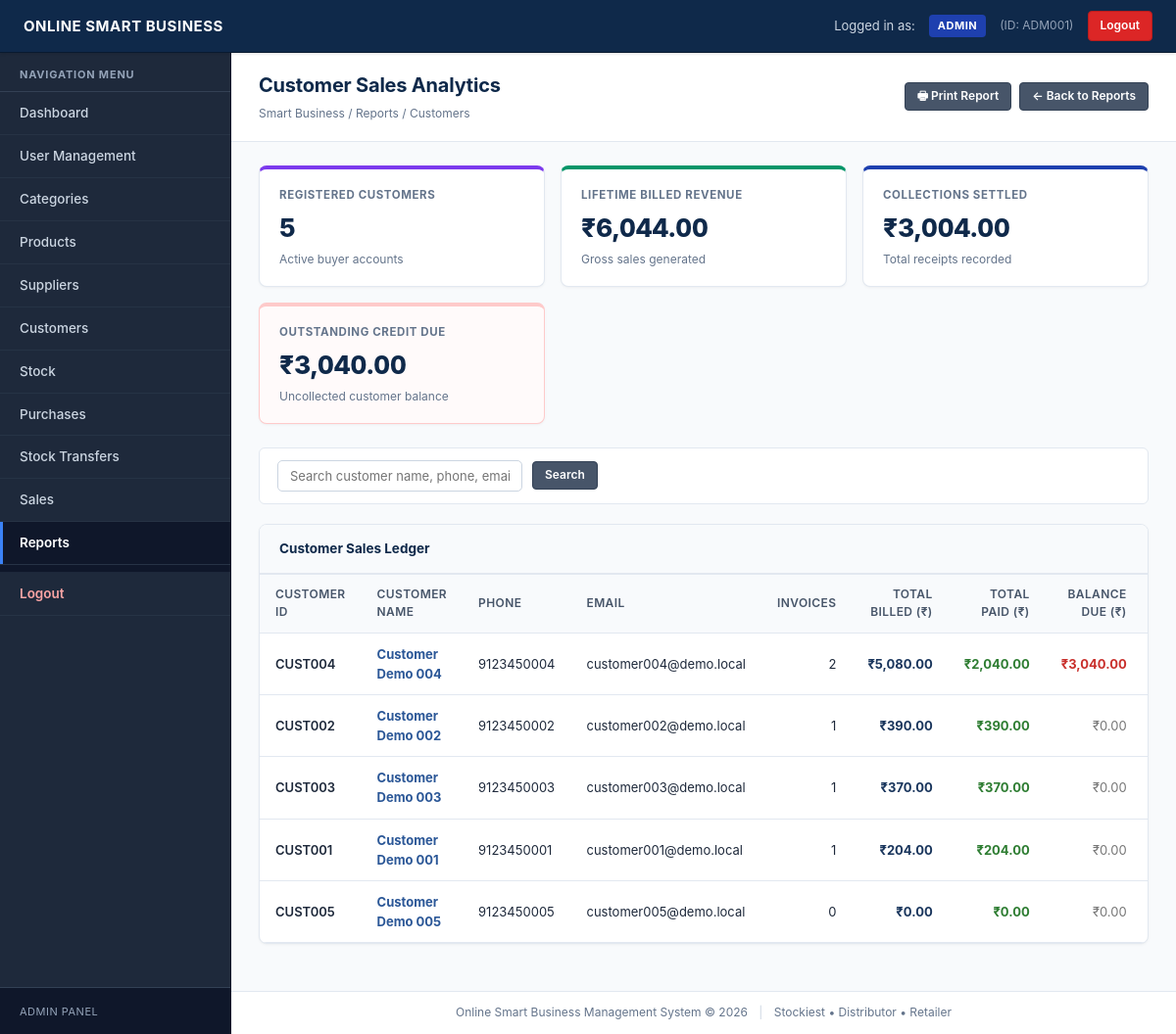
The app's page /reports/customers.php (signed in) with its own data.
### tables this page shows
CREATE TABLE IF NOT EXISTS `customers` (
    `id` INT(11) NOT NULL AUTO_INCREMENT,
    `customer_id` VARCHAR(50) NOT NULL UNIQUE,
    `customer_name` VARCHAR(100) NOT NULL,
    `phone` VARCHAR(20) NOT NULL,
    `email` VARCHAR(100) DEFAULT NULL,
    `address` TEXT DEFAULT NULL,
    `created_by` INT(11) DEFAULT NULL,
    `status` ENUM('Active', 'Inactive') DEFAULT 'Active',
    `created_at` TIMESTAMP NOT NULL DEFAULT CURRENT_TIMESTAMP,
    PRIMARY KEY (`id`),
    KEY `fk_customers_created_by` (`created_by`),
    CONSTRAINT `fk_customers_created_by` FOREIGN KEY (`created_by`) REFERENCES `users` (`id`) ON DELETE SET NULL ON UPDATE CASCADE
);

### includes/auth.php (called while the page is built, shortened)
<?php
function e($str) {
    return htmlspecialchars((string)($str ?? ''), ENT_QUOTES, 'UTF-8');
}
?>

### reports/customers.php (the view, shortened to what this page needs)
<?php
require_once '../config/database.php';
require_once '../includes/auth.php';
$search = trim($_GET['search'] ?? '');
$where_clauses = [];
$where_sql = !empty($where_clauses) ? 'WHERE ' . implode(' AND ', $where_clauses) : '';
$query = "SELECT c.*,
          COUNT(s.id) as total_invoices,
          COALESCE(SUM(s.total_amount), 0) as lifetime_billed,
          COALESCE(SUM(p.amount), 0) as lifetime_paid
          FROM customers c
          LEFT JOIN sales s ON c.id = s.customer_id
          LEFT JOIN payments p ON p.transaction_type = 'Sale' AND p.reference_id = s.sale_id
          {$where_sql}
          GROUP BY c.id
          ORDER BY lifetime_billed DESC";
$stmt = mysqli_prepare($conn, $query);
mysqli_stmt_execute($stmt);
$result = mysqli_stmt_get_result($stmt);
$tot_customers = 0;
$tot_billed = 0.00;
$tot_paid = 0.00;
$rows = [];
while ($r = mysqli_fetch_assoc($result)) {
    $rows[] = $r;
    $tot_customers++;
    $tot_billed += (float)$r['lifetime_billed'];
    $tot_paid += (float)$r['lifetime_paid'];
}
include '../includes/header.php';
?>
<div class="page-header">
    <div>
        <h1>Customer Sales Analytics</h1>
        <div class="page-breadcrumb">Smart Business / Reports / Customers</div>
    </div>
    <div style="display: flex; gap: 8px;">
        <button onclick="window.print()" class="btn btn-secondary btn-sm">&#128438; Print Report</button>
        <a href="index.php" class="btn btn-secondary btn-sm">&larr; Back to Reports</a>
    </div>
</div>
<div class="page-content">
    <div class="stat-card-row">
        <div class="stat-card stat-purple">
            <div class="stat-card-title">Registered Customers</div>
            <div class="stat-card-value"><?php echo $tot_customers; ?></div>
            <div class="stat-card-sub">Active buyer accounts</div>
        </div>
        <div class="stat-card stat-green">
            <div class="stat-card-title">Lifetime Billed Revenue</div>
            <div class="stat-card-value">₹<?php echo number_format($tot_billed, 2); ?></div>
            <div class="stat-card-sub">Gross sales generated</div>
        </div>
        <div class="stat-card">
            <div class="stat-card-title">Collections Settled</div>
            <div class="stat-card-value">₹<?php echo number_format($tot_paid, 2); ?></div>
            <div class="stat-card-sub">Total receipts recorded</div>
        </div>
        <div class="stat-card <?php echo ($tot_billed > $tot_paid) ? 'stat-red' : ''; ?>">
            <div class="stat-card-title">Outstanding Credit Due</div>
            <div class="stat-card-value">₹<?php echo number_format(max(0, $tot_billed - $tot_paid), 2); ?></div>
            <div class="stat-card-sub">Uncollected customer balance</div>
        </div>
    </div>
    <div class="filter-bar no-print">
        <form method="GET" action="customers.php" class="filter-form">
            <input type="text" name="search" placeholder="Search customer name, phone, email..." value="<?php echo e($search); ?>" style="min-width: 250px;">
            <button type="submit" class="btn btn-secondary btn-sm">Search</button>
        </form>
    </div>
    <div class="card">
        <div class="card-header">
            <span>Customer Sales Ledger</span>
        </div>
        <div class="card-body" style="padding: 0;">
            <?php if (empty($rows)): ?>
                <div style="padding: 30px; text-align: center; color: #777;">
                    No customer transaction records found.
                </div>
            <?php else: ?>
                <table class="data-table" style="margin-top: 0; border: none;">
                    <thead>
                        <tr>
                            <th style="width: 100px;">Customer ID</th>
                            <th>Customer Name</th>
                            <th>Phone</th>
                            <th>Email</th>
                            <th style="text-align: right; width: 100px;">Invoices</th>
                            <th style="text-align: right; width: 130px;">Total Billed (₹)</th>
                            <th style="text-align: right; width: 130px;">Total Paid (₹)</th>
                            <th style="text-align: right; width: 130px;">Balance Due (₹)</th>
                            <th style="width: 90px; text-align: center;">Status</th>
                        </tr>
                    </thead>
                    <tbody>
                        <?php foreach ($rows as $r):
                            $bal = max(0, $r['lifetime_billed'] - $r['lifetime_paid']);
                        ?>
                            <tr>
                                <td><strong><?php echo e($r['customer_id']); ?></strong></td>
                                <td>
                                    <a href="../customers/view.php?id=<?php echo e($r['id']); ?>" style="color:#2b5797; font-weight:bold; text-decoration:none;">
                                        <?php echo e($r['customer_name']); ?>
                                    </a>
                                </td>
                                <td><?php echo e($r['phone']); ?></td>
                                <td><?php echo e($r['email'] ?? '—'); ?></td>
                                <td style="text-align: right;"><?php echo (int)$r['total_invoices']; ?></td>
                                <td style="text-align: right; font-weight: bold; color: #1a365d;">₹<?php echo number_format($r['lifetime_billed'], 2); ?></td>
                                <td style="text-align: right; color: #2e7d32; font-weight: bold;">₹<?php echo number_format($r['lifetime_paid'], 2); ?></td>
                                <td style="text-align: right; <?php echo ($bal > 0) ? 'color: #c9302c; font-weight: bold;' : 'color: #777;'; ?>">
                                    ₹<?php echo number_format($bal, 2); ?>
                                </td>
                                <td style="text-align: center;">
                                </td>
                            </tr>
                        <?php endforeach; ?>
                    </tbody>
                </table>
            <?php endif; ?>
        </div>
    </div>
</div>
<?php
include '../includes/footer.php';
?>

### assets/css/style.css (style rules this page uses)
html, body { height: 100%; }
*, *::before, *::after { margin: 0; padding: 0; box-sizing: border-box; }
body { font-family: -apple-system, BlinkMacSystemFont, "Segoe UI", Roboto, "Helvetica Neue", Arial, sans-serif; font-size: 13.5px; line-height: 1.55; color: #1e293b; background-color: #f8fafc; -webkit-font-smoothing: antialiased; -moz-osx-font-smoothing: grayscale; }
.btn { display: inline-block; padding: 9px 16px; font-size: 13px; font-family: inherit; font-weight: 600; text-align: center; text-decoration: none; border: 1px solid transparent; border-radius: 5px; cursor: pointer; transition: all 0.15s ease; line-height: 1.4; }
.btn-secondary { background-color: #475569; color: #ffffff; border-color: #334155; }
.btn-sm { padding: 5px 12px; font-size: 12px; border-radius: 4px; }
.page-header { background-color: #ffffff; padding: 18px 28px; border-bottom: 1px solid #e2e8f0; display: flex; justify-content: space-between; align-items: center; width: 100%; box-sizing: border-box; flex-shrink: 0; }
.page-header h1 { font-size: 20px; font-weight: 700; color: #0f294a; margin: 0; letter-spacing: -0.2px; }
.page-breadcrumb { font-size: 12px; color: #64748b; margin-top: 4px; }
.page-content { padding: 24px 28px; flex: 1 0 auto; width: 100%; box-sizing: border-box; }
.card { background: #ffffff; border: 1px solid #e2e8f0; border-radius: 8px; margin-bottom: 24px; box-shadow: 0 1px 3px 0 rgba(0, 0, 0, 0.04), 0 1px 2px -1px rgba(0, 0, 0, 0.04); display: flex; flex-direction: column; overflow: hidden; width: 100%; box-sizing: border-box; }
.card-header { background-color: #f8fafc; border-bottom: 1px solid #e2e8f0; padding: 14px 20px; font-weight: 700; font-size: 13.5px; color: #0f294a; display: flex; justify-content: space-between; align-items: center; }
.card-body { padding: 20px; flex: 1; }
.stat-card-row { display: grid; grid-template-columns: repeat(5, minmax(0, 1fr)); gap: 16px; margin-bottom: 24px; width: 100%; box-sizing: border-box; }
@media (max-width: 1280px) { .stat-card-row { grid-template-columns: repeat(3, minmax(0, 1fr)); } }
.stat-card { background: #ffffff; border: 1px solid #e2e8f0; border-top: 4px solid #1e40af; border-radius: 8px; padding: 18px 20px; box-shadow: 0 1px 3px 0 rgba(0, 0, 0, 0.04), 0 1px 2px -1px rgba(0, 0, 0, 0.04); display: flex; flex-direction: column; justify-content: space-between; min-height: 124px; box-sizing: border-box; transition: transform 0.15s ease, box-shadow 0.15s ease; }
.stat-card.stat-green { border-top-color: #059669; }
.stat-card.stat-purple { border-top-color: #7c3aed; }
.stat-card.stat-red { border-top-color: #dc2626; background: #fffafa; border-color: #fecaca; }
.stat-card-title { font-size: 11.5px; color: #64748b; text-transform: uppercase; font-weight: 700; letter-spacing: 0.6px; margin-bottom: 6px; }
.stat-card-value { font-size: 26px; font-weight: 800; color: #0f294a; line-height: 1.15; margin-bottom: 6px; font-feature-settings: "tnum"; font-variant-numeric: tabular-nums; }
.stat-card-sub { font-size: 12px; color: #64748b; line-height: 1.4; }
.data-table { width: 100%; border-collapse: collapse; font-size: 13px; color: #1e293b; margin: 0; }
.data-table th, .data-table td { padding: 11px 16px; border-bottom: 1px solid #e2e8f0; text-align: left; vertical-align: middle; }
.data-table th { background-color: #f8fafc; font-weight: 600; font-size: 12px; color: #475569; text-transform: uppercase; letter-spacing: 0.4px; border-top: 1px solid #e2e8f0; }
.data-table td strong { font-weight: 600; }
.filter-bar { background: #ffffff; border: 1px solid #e2e8f0; border-radius: 6px; padding: 12px 18px; margin-bottom: 20px; display: flex; flex-wrap: wrap; align-items: center; justify-content: space-between; gap: 12px; }
.filter-form { display: flex; flex-wrap: wrap; align-items: center; gap: 10px; }
.filter-form select, .filter-form input[type="text"], .filter-form input[type="date"] { padding: 7px 12px; font-size: 13px; font-family: inherit; border: 1px solid #cbd5e1; border-radius: 5px; background: #ffffff; color: #0f172a; transition: border-color 0.15s ease; }

### records on screen
customers: customer "CUST004", customer_name "Customer Demo 004", phone "9123450004", email "customer004@demo.local", total_invoices "2", lifetime_billed "5,080.00", lifetime_paid "2,040.00", bal "3,040.00"
customers: customer "CUST002", customer_name "Customer Demo 002", phone "9123450002", email "customer002@demo.local", total_invoices "1", lifetime_billed "390.00", lifetime_paid "390.00", bal "0.00"
customers: customer "CUST003", customer_name "Customer Demo 003", phone "9123450003", email "customer003@demo.local", total_invoices "1", lifetime_billed "370.00", lifetime_paid "370.00", bal "0.00"
customers: customer "CUST001", customer_name "Customer Demo 001", phone "9123450001", email "customer001@demo.local", total_invoices "1", lifetime_billed "204.00", lifetime_paid "204.00", bal "0.00"
customers: customer "CUST005", customer_name "Customer Demo 005", phone "9123450005", email "customer005@demo.local", total_invoices "0", lifetime_billed "0.00", lifetime_paid "0.00", bal "0.00"

### other values on screen
$current_user['role_name'] "ADMIN"
$current_user['user_id'] "ADM001"
$tot_customers "5"
$tot_billed "6,044.00"
$tot_paid "3,004.00"
max(0, $tot_billed - $tot_paid) "3,040.00"
